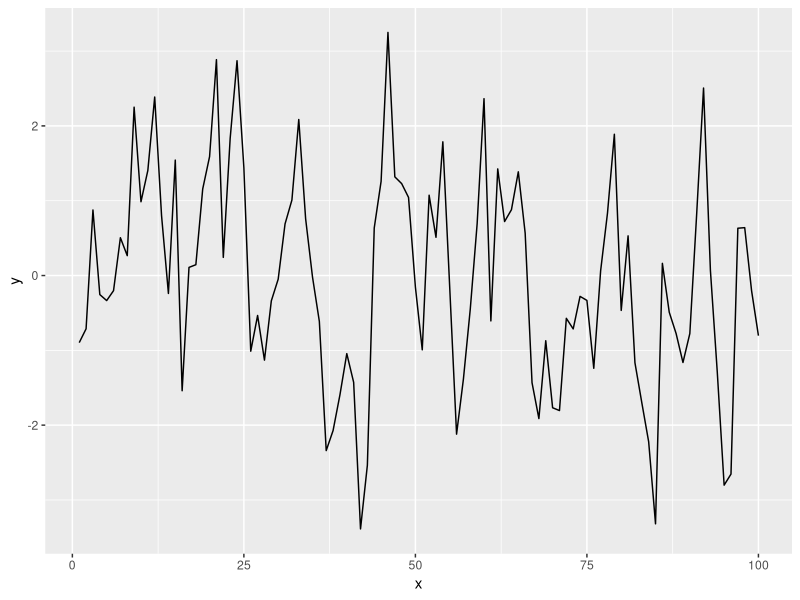
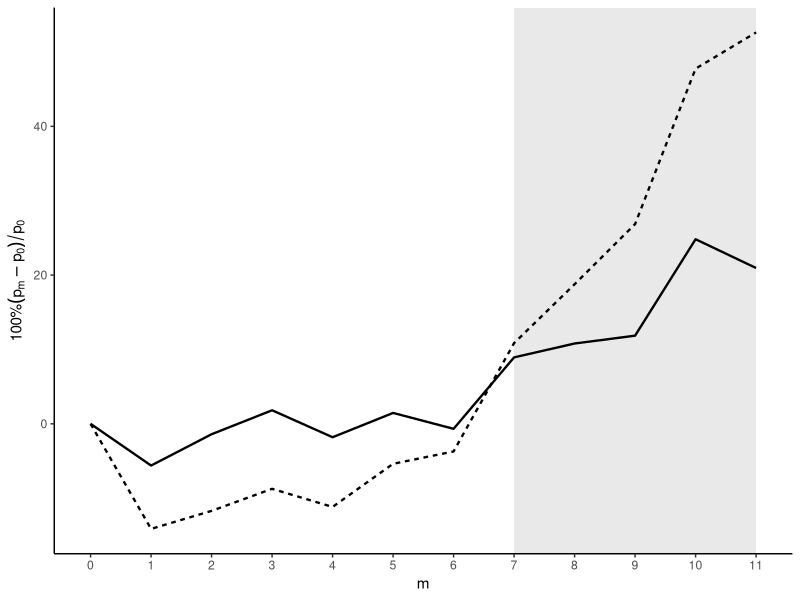
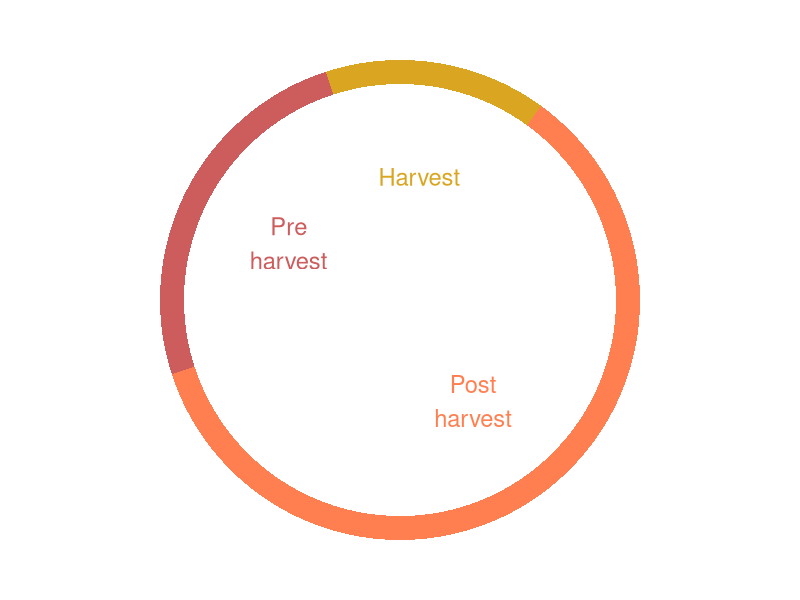
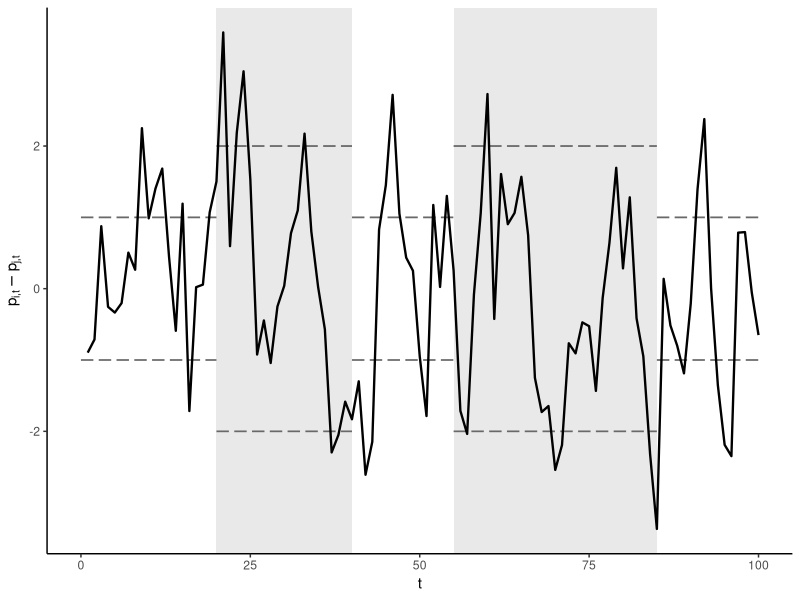
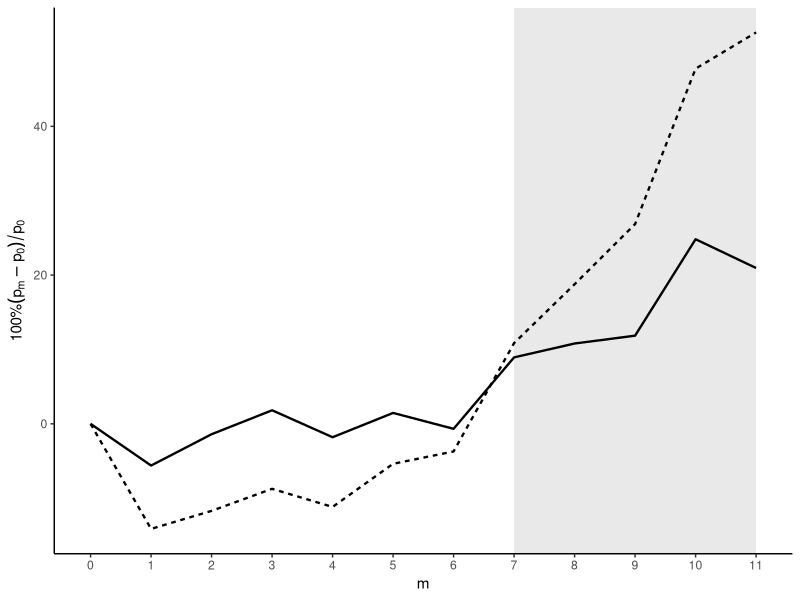

Recreate these plots in R, in order. (Note: this script raises an error after producing the figures.)
# load packages
library(data.table)
library(ggplot2)
library(Cairo)

n=100
set.seed(2)
y <- rnorm(n)
for(i in 2:n){
  if(abs(y[i-1])<1.5){
    y[i] <- y[i-1]+y[i]
  }else{
    y[i] <- .5*y[i-1]+y[i]
  }
}

dt <- data.table(x=1:n,y=y)

ggplot(dt,aes(x=x,y=y))+
  geom_line()




n=100
set.seed(2)
y <- rnorm(n)
for(i in 2:n){
  if(i %in% c(20:40,55:85)){
    if(abs(y[i-1])<2){
      y[i] <- y[i-1]+y[i]
    }else{
      y[i] <- .5*y[i-1]+y[i]
    }
  }else{
    if(abs(y[i-1])<1){
      y[i] <- y[i-1]+y[i]
    }else{
      y[i] <- .5*y[i-1]+y[i]
    }
  }
  
}

dt <- data.table(x=1:n,y=y,d=c(rep(0,20),rep(1,20),rep(0,15),rep(1,30),rep(0,15)))

segment_dt = data.table(
  x = c(0,20,40,55,85,0,20,40,55,85),
  xend = c(20,40,55,85,100,20,40,55,85,100), 
  y = c(1,2,1,2,1,-1,-2,-1,-2,-1),
  yend = c(1,2,1,2,1,-1,-2,-1,-2,-1)
)

gg1 <- ggplot(dt,aes(x=x,y=y))+
  annotate("rect",xmin=c(20,55),xmax=c(40,85),ymin=-Inf,ymax=Inf,fill="lightgray",alpha=.5)+
  geom_segment(data=segment_dt,aes(x=x,y=y,xend=xend,yend=yend),linetype=5,linewidth=.6,color="dimgray")+
  geom_line(linewidth=.8)+
  labs(x="t",y=expression(p["i,t"]-p["j,t"]))+
  theme_classic()

ggsave("spatial.png",gg1,width=6.5,height=3.0,dpi="retina",device="png")






n=12
set.seed(6)
y <- rnorm(n,0,.1)
y1 <- y
y2 <- y
y1[1] <- 0
y2[1] <- 0
for(i in 2:n){
  y1[i] <- -.1*i+.02*i^2-0.0005*i^3+y1[i]
  y2[i] <- -.3*i+.05*i^2-0.001*i^3+y2[i]
}

dt <- data.table(x=factor(1:n),y1=y1*30,y2=y2*30)

dl <- melt(dt,id.vars="x")

# segment_dt = data.table(
#   x = c(0,20,40,55,85,0,20,40,55,85),
#   xend = c(20,40,55,85,100,20,40,55,85,100), 
#   y = c(1,2,1,2,1,-1,-2,-1,-2,-1),
#   yend = c(1,2,1,2,1,-1,-2,-1,-2,-1)
# )

gg2 <- ggplot(dl,aes(x=x,y=value,linetype=variable,group=variable))+
  annotate("rect",xmin=8,xmax=12,ymin=-Inf,ymax=Inf,fill="lightgray",alpha=.5)+
  # geom_segment(data=segment_dt,aes(x=x,y=y,xend=xend,yend=yend),linetype=5,linewidth=.6,color="dimgray")+
  geom_line(linewidth=.8)+
  scale_x_discrete(labels=c(0:11))+
  # coord_cartesian(ylim=c(0,3))+
  labs(x="m",y=expression(paste(100,"%",(p[m]-p[0])/p[0])))+
  theme_classic()+
  theme(legend.position = "none")

gg2

ggsave("storage.png",gg2,width=6.5,height=3.0,dpi="retina",device="png")







# Create test data.
dt <- data.table(category=c("Harvest","Post\nharvest","Pre\nharvest"),count=c(15,60,25))

# Compute percentages
dt$fraction = dt$count/sum(dt$count)

# Compute the cumulative percentages (top of each rectangle)
dt$ymax = cumsum(dt$fraction)

# Compute the bottom of each rectangle
dt$ymin = c(0,head(dt$ymax,n=-1))

# Compute label position
dt$labelPosition <- (dt$ymax + dt$ymin) / 2

# Compute a good label
dt$label <- paste0(dt$category)

# Make the plot
ggplot(dt,aes(ymax=ymax, ymin=ymin, xmax=4, xmin=3.5, fill=category)) +
  geom_rect() +
  geom_text(x=1.6,aes(y=labelPosition, label=label, color=category), size=6) +
  scale_fill_manual(values=c("goldenrod","coral","indianred")) +
  scale_color_manual(values=c("goldenrod","coral","indianred")) +
  coord_polar(theta="y",start=pi*1.9) +
  xlim(c(-1,4)) +
  theme_void()+
  theme(legend.position="none")





df <- data.frame(Temperature = c(4.4, 4.6, 6.3, 8.7, 11.6, 14.1, 15.9, 15.5,
                                 13.1, 9.7, 6.7, 4.3, 3.6, 3.9, 6.4, 9.7, 13.2,
                                 15.8, 18, 17.8, 15.1, 11.2, 7.2, 4.4),
                 City = rep(c("Glasgow", "Amsterdam"), each = 12),
                 Month = factor(rep(month.name, 2), month.name))

ggplot(dt, aes(x=category,y=fraction)) +
  geom_col() +
  # geom_vline(xintercept = 1:13 - 0.5, color = "gray90") +
  # geom_hline(yintercept = 0:3 * 5, color = "gray90") +
  scale_fill_manual(values = c("darkorange", "dodgerblue4")) +
  coord_curvedpolar(theta="x",start=pi*1.9)+
  # theme_void() +
  theme(legend.position="none")







# generate the radial plot
gg_coef <- ggplot(coeftab_dt,aes(x=season,y=est))+
  geom_ribbon(aes(ymin=est-1.96*se,ymax=est+1.96*se),fill="coral",alpha=.25)+
  geom_line(color="coral",linewidth=.6)+
  geom_hline(yintercept = seq(-12,10,4),color="gray60",size=.3,linetype=3) +
  geom_hline(yintercept = 0,color="gray40",size=.4,linetype=2) +
  scale_x_continuous(breaks = 0:11,labels=c("H(arvest)",paste0("H+",c(1:11))))+
  scale_y_continuous(breaks = seq(-8,10,4))+
  coord_polar(start=-pi*2)+
  labs(x="months after harvest (H)",y="% change in violence",caption="Created by @DavidUbilava using ACLED data and based on Ubilava et al. (2023)")+
  theme_classic()+
  theme_guess()+
  theme(axis.line=element_blank())

ggsave("figures/radial_violence.png",gg_coef,width=6.5,height=6.5,dpi="retina",device="png")
ggsave("figures/radial_violence.eps",gg_coef,width=6.5,height=6.5,dpi="retina",device=cairo_ps)
